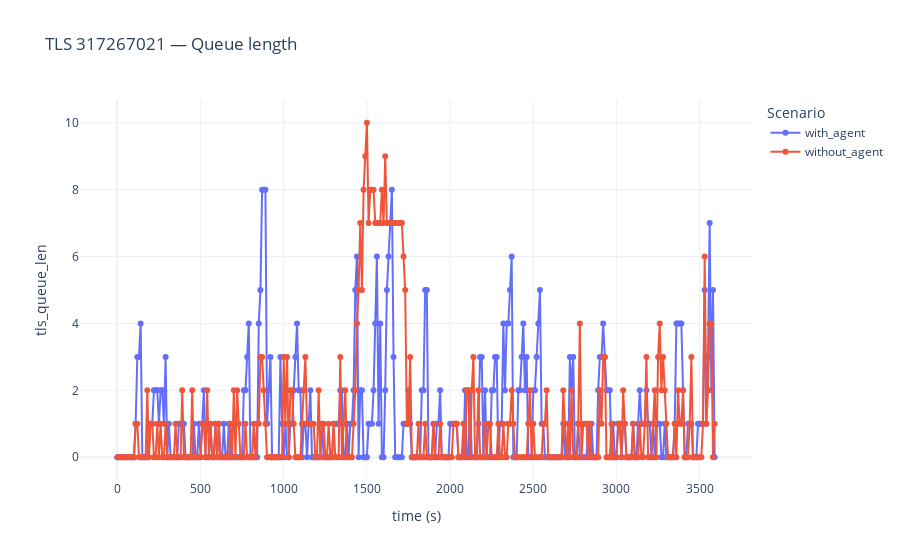

The notebook cell saved with this chart:
### Markdown cell above
# TLS: интерактивный выбор светофора (если есть ipywidgets)

### Code cell
tls_ids_sorted = sorted(tls_c["tls_id"].unique().tolist())

if HAS_WIDGETS and len(tls_ids_sorted) > 0:
    dropdown = widgets.Dropdown(options=tls_ids_sorted, description="TLS ID:")
    out = widgets.Output()

    def on_change(change):
        if change["name"] == "value":
            with out:
                out.clear_output(wait=True)
                plot_tls_single(change["new"], tls_c)

    dropdown.observe(on_change, names="value")
    display(dropdown, out)
    if tls_ids_sorted:
        plot_tls_single(tls_ids_sorted[0], tls_c)
else:
    print("ipywidgets не установлен или нет TLS. Установите ipywidgets для интерактивности.")

### Figure 1 — Plotly figure (JSON) as saved in the notebook; plotly's stock layout.template omitted (floating-point values rounded to 4 significant figures; data arrays with more than 128 entries replaced by an {"elided": "..."} marker saying what was removed)
{"data": [{"hovertemplate": "scenario=with_agent<br>time_rounded=%{x}<br>tls_queue_len=%{y}<extra></extra>", "legendgroup": "with_agent", "line": {"color": "#636efa", "dash": "solid"}, "marker": {"symbol": "circle"}, "mode": "lines+markers", "name": "with_agent", "orientation": "v", "showlegend": true, "type": "scatter", "x": {"elided": "360 int values"}, "xaxis": "x", "y": {"elided": "360 int values"}, "yaxis": "y"}, {"hovertemplate": "scenario=without_agent<br>time_rounded=%{x}<br>tls_queue_len=%{y}<extra></extra>", "legendgroup": "without_agent", "line": {"color": "#EF553B", "dash": "solid"}, "marker": {"symbol": "circle"}, "mode": "lines+markers", "name": "without_agent", "orientation": "v", "showlegend": true, "type": "scatter", "x": {"elided": "360 int values"}, "xaxis": "x", "y": {"elided": "360 int values"}, "yaxis": "y"}], "layout": {"legend": {"title": {"text": "Scenario"}, "tracegroupgap": 0}, "title": {"text": "TLS 317267021 — Queue length"}, "xaxis": {"anchor": "y", "domain": [0, 1], "title": {"text": "time (s)"}}, "yaxis": {"anchor": "x", "domain": [0, 1], "title": {"text": "tls_queue_len"}}}}
